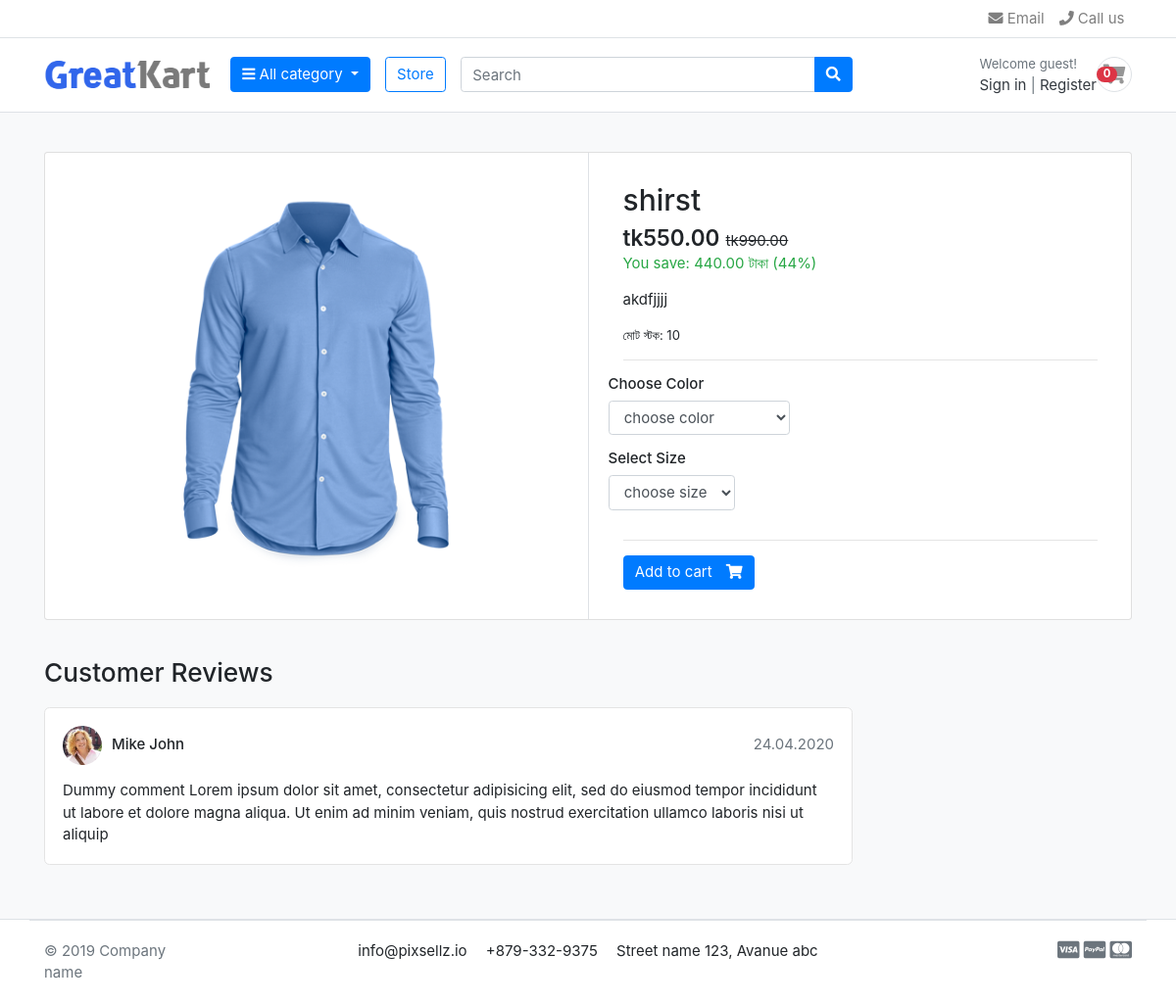
The page /product_details/shirst/ on the database as committed earlier.
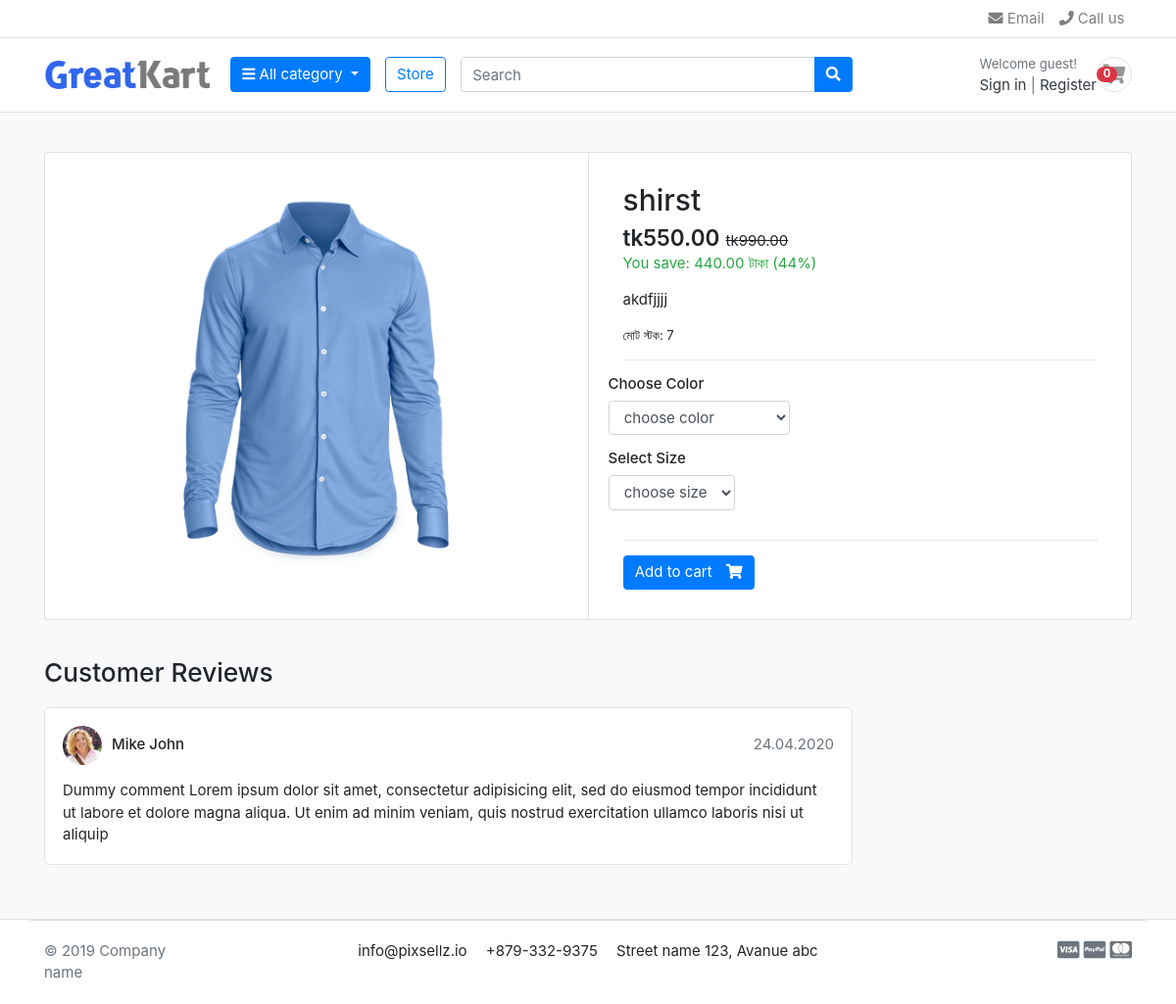
The same page on the database as committed later.
### store/models.py (models this page shows, shortened)
class Product(models.Model):
    category = models.ForeignKey(Category, on_delete=models.CASCADE, related_name='products')
    name = models.CharField(max_length=100, unique=True, blank=False, null=True)
    slug = models.SlugField(max_length=100, unique=True, blank=True)
    description = models.TextField(blank=True)
    price = models.DecimalField(max_digits=10, decimal_places=2)
    old_price = models.DecimalField(max_digits=10, decimal_places=2, blank=True, null=True)
    image = models.ImageField(upload_to='product_images/', blank=True, null=True)
    stock = models.PositiveIntegerField(default=0)
    created_at = models.DateTimeField(auto_now_add=True)
    updated_at = models.DateTimeField(auto_now=True)
    is_available = models.BooleanField(default=True)
    @property
    def price_drop (self):
        if self.old_price and self.old_price > self.price:
            amount = self.old_price - self.price
            percentage = round((amount / self.old_price) * 100)
            return{'amount': amount, 'percentage': percentage}
        else:
            return None
    @property
    def total_stock(self):
        variants_stock = ProductVariant.objects.filter(product=self).aggregate(total_stock=models.Sum('stock'))['total_stock']
        if variants_stock is None:
            return self.stock
        return variants_stock
    class Meta:
        verbose_name_plural = 'Products'

### store/views.py (the view)
# urls.py: path('product_details/<slug:slug>/', views.product_details, name='product_details'),
def product_details(request, slug):
    product = get_object_or_404(Product, slug=slug)
    in_cart = False
    if request.user.is_authenticated:
        in_cart = CartItem.objects.filter(cart__user=request.user, product=product).exists()
    else:
        cart_id = _cart_id(request)
        in_cart = CartItem.objects.filter(cart__cart_id=cart_id,  product=product).exists()
    selected_size = request.GET.get('size')
    selected_color = request.GET.get('color')
    colors = Variation.objects.filter(product=product, variation_category='color',  is_active=True)
    available_colors = []
    for color in colors:
        if selected_size:
            variant = ProductVariant.objects.filter(
                product=product,
                color=color,
                size__variation_value=selected_size
            ).first()
        else:
            variant = ProductVariant.objects.filter(product=product, color=color).first()
        is_available = variant is not None and variant.stock > 0
        available_colors.append({
            'color': color,
            'is_available': is_available
        })
    context={
        'product': product,
        'in_cart': in_cart,
        'available_colors': available_colors,
        'selected_size': selected_size,
    }
    return render(request, 'store/product-detail.html',  context)

### carts/context_processor.py (called while the page is built)
def cart_counter(request):
    cart_count = 0
    if request.user.is_authenticated:
        cart = Cart.objects.filter(user=request.user).first()
    else:
        cart_id = request.session.session_key
        if not cart_id:
            request.session.create()
            cart_id = request.session.session_key
        cart = Cart.objects.filter(cart_id=cart_id).first()
    if cart:
        cart_count = cart.total_items()
    return {'cart_count': cart_count}

### carts/views.py (called while the page is built)
def _cart_id(request):
    if not request.session.session_key:    # ১. সরাসরি সেশন কী চেক
        request.session.create()          # ২. প্রয়োজনে তৈরি
    return request.session.session_key    # ৩. কী রিটার্ন

### store/context_processor.py (called while the page is built)
def menu_links(request):
    categories = Category.objects.all()
    return dict(categories=categories)

### store/models.py (called while the page is built)
    def get_url(self):
        return reverse('products_by_category',args=[self.slug])

    def sizes(self):
        return super(VariationManager,self).filter(variation_category='size',is_active=True)

### templates/store/product-detail.html (shortened to what this page needs)
{% extends 'store/base.html' %}
{% load static %}
{% block content %}
<section class="section-content padding-y bg">
<div class="container">
<div class="card">
	<div class="row no-gutters">
		<aside class="col-md-6">
		<article class="gallery-wrap">
	<div class="img-big-wrap">
	   <a href="#"><img src="{{ product.image.url}}"></a>
	</div>
</article>
		</aside>
		<main class="col-md-6 border-left">
<form action="{% url 'add_to_cart' product.id %}" method="POST">
	<article class="content-body">
		<h2 class="title">{{product.name}}</h2>
		<div class="mb-3">
			<var class="price h4">tk{{product.price}}</var>
			<del style="margin-left: 2px;">tk{{product.old_price}}</del>
			{% if product.price_drop  %}
			<p class="text-success">
				You save: {{ product.price_drop.amount }} টাকা ({{ product.price_drop.percentage }}%)
			</p>
			{% endif %}
		</div>
			<p>{{product.description}} </p> <small><p>মোট স্টক: {{ product.total_stock }}</p>
</small>
			<hr>
				<div class="row">
					<div class="item-option-select">
    <h6>Choose Color</h6>
    <select name="color" class="form-control" required>
        <option value="" disabled selected>choose color</option>
    </select>
</div>
				</div>
					<div class="row">
						<div class="item-option-select">
							<h6>Select Size</h6>
							<select name="size" class="form-control" required >
								<option value="" disabled selected >choose size</option>
							</select>
						</div>
					</div>
					<hr>
					{% if product.stock > 0 %}
					<button href="#" type="submit" class="btn  btn-primary"> <span class="text">Add to cart</span> <i class="fas fa-shopping-cart"></i>  </button>
					{% else %}
					<a href="#" class="btn  btn-secondary disabled"> <span class="text">Out of Stock</span> <i class="fas fa-shopping-cart"></i>  </a>
					{% endif %}
	</article>
	</form>
		</main>
	</div>
</div>
<br>
<div class="row">
			<div class="col-md-9">
	<header class="section-heading">
		<h3>Customer Reviews </h3>
	</header>
	<article class="box mb-3">
		<div class="icontext w-100">
			<img src="{% static 'images/avatars/avatar1.jpg' %}" class="img-xs icon rounded-circle">
			<div class="text">
				<span class="date text-muted float-md-right">24.04.2020 </span>
				<h6 class="mb-1">Mike John </h6>
			</div>
		</div>
		<div class="mt-3">
			<p>
				Dummy comment Lorem ipsum dolor sit amet, consectetur adipisicing elit, sed do eiusmod
				tempor incididunt ut labore et dolore magna aliqua. Ut enim ad minim veniam,
				quis nostrud exercitation ullamco laboris nisi ut aliquip
			</p>
		</div>
	</article>
	</div>
</div>
</div>
</section>
{% endblock content %}

Rows that differ between the two databases and show on the page:
changed Product "shirst": total_stock "10" → "7"
